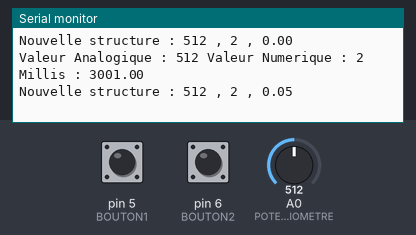
Simulated run of this sketch. Board: Arduino Mega 2560, built with avr-gcc and run on an emulated ATmega2560. Parts: the last lines printed to the serial monitor. The inputs (shaded band) are chosen by the test bench; at power-on: A0 (POTENTIOMETRE) = 512, pin 5 (BOUTON1) HIGH, pin 6 (BOUTON2) HIGH.

Above: at 3.8 s.
3.9 s: A0 (POTENTIOMETRE) set to 716
5.4 s: pin 5 (BOUTON1) driven LOW
At 6.4 s:
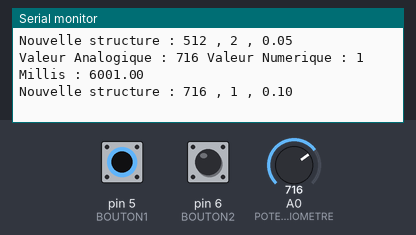
6.9 s: pin 6 (BOUTON2) driven LOW
8.4 s: A0 (POTENTIOMETRE) set to 900
At 9.7 s:
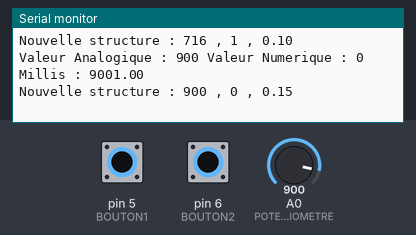
9.9 s: pin 5 (BOUTON1) driven HIGH
11.4 s: pin 6 (BOUTON2) driven HIGH
At 12.07 s:
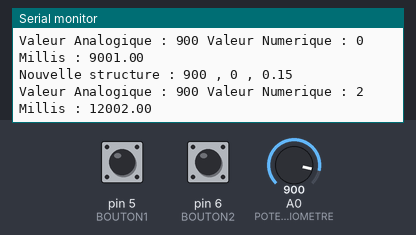
Timing chart, 0 to 13.9 s (numbered marks = the images above; inputs shaded):
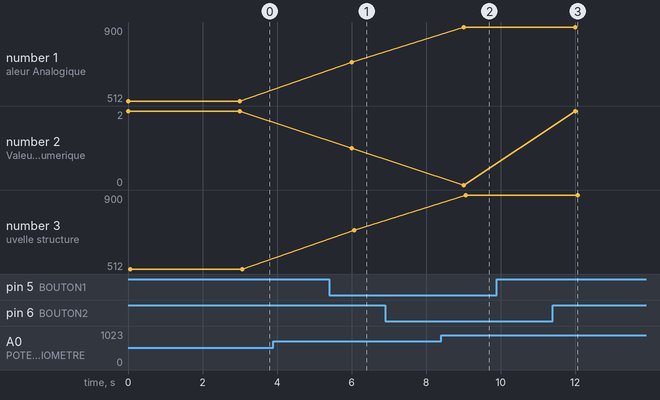

The sketch:

sketch.ino
```cpp
#include <Arduino_FreeRTOS.h>
#include "queue.h"
#include "semphr.h"

#define POTENTIOMETRE A0
#define BOUTON1 5
#define BOUTON2 6

struct valeurCapteurs {
  int analogique;
  int numerique;
  double tempsEnMillisecondes;
};

// Déclaration du semaphore
SemaphoreHandle_t xSerialSemaphore = NULL;

QueueHandle_t PotentiometreQueue; //queue envoyant la donnée de la tâche 1
QueueHandle_t BoutonQueue; //queue envoyant la donnée  de la tâche 2
QueueHandle_t RRQueue; //queue envoyant la donnée de la tâche 3
QueueHandle_t ASQueue; //queue envoyant la donnée  de la tâche 4

void setup() {
  // put your setup code here, to run once:
  Serial.begin(9600); // Initialisation du port série

  while (!Serial);

  if ( xSerialSemaphore == NULL )
  {
    xSerialSemaphore = xSemaphoreCreateMutex();
    if ( ( xSerialSemaphore ) != NULL )
      xSemaphoreGive( ( xSerialSemaphore ) );
  }

  PotentiometreQueue = xQueueCreate(1,sizeof(int));
  BoutonQueue = xQueueCreate(1,sizeof(int));
  RRQueue = xQueueCreate(1,sizeof(valeurCapteurs));
  ASQueue = xQueueCreate(1,sizeof(valeurCapteurs));

  xTaskCreate(Task_Potentiometre,"Valeur_Potentiometre",100,NULL,1,NULL); //première tâche
  xTaskCreate(Task_Bouton,"Valeur_Bouton",100,NULL,1,NULL); //deuxième tâche
  xTaskCreate(Task_RR,"Receveur_Renvoyeur",100,NULL,1,NULL); //troisième tâche
  xTaskCreate(Task_AS,"Afficheur_Serie",100,NULL,1,NULL); //quatrième tâche
  xTaskCreate(Task_AT,"Afficheur_Temps",100,NULL,1,NULL); //cinquième tâche
}

void Task_Potentiometre(void *pvParameters) // tache 1
{
  pinMode(POTENTIOMETRE,INPUT); //broche du potentiomètre en entrée
  int valeur_potentiometre;
  while(1)
  {
    valeur_potentiometre = analogRead(POTENTIOMETRE); //valeur du potentiomètre
    xQueueSend( PotentiometreQueue, &valeur_potentiometre,0 );// on envoie la donnée dans la queue
    vTaskDelay(200);
  }
}

void Task_Bouton(void *pvParameters) // tache 2
{
  pinMode(BOUTON1, INPUT); // broche du bouton 1 en entrée
  pinMode(BOUTON2, INPUT); // broche du bouton 2 en entrée
  int valeur_bouton;
  valeur_bouton =(int)pvParameters;
  while(1)
  {
    valeur_bouton = digitalRead(BOUTON1); // Lecture de l'état du bouton 1
    valeur_bouton = valeur_bouton + digitalRead(BOUTON2); // Lecture de l'état du bouton 2 et ajout du bouton 2
    xQueueSend(BoutonQueue, &valeur_bouton,0 );  // on envoie la donnée dans la queue
    vTaskDelay(200);
  }
}

void Task_RR(void *pvParameters) // tache 3
{
   int val_analog;
   int val_num;
   valeurCapteurs capteur;
   while(1){
    xQueueReceive(PotentiometreQueue, &val_analog, 0);// on reçoit la donnée de la queue PotentiometreQueue
    xQueueReceive(BoutonQueue, &val_num, 0);// on reçoit la donnée de la queue BoutonQueue
    capteur.analogique = val_analog;
    capteur.numerique = val_num;
    capteur.tempsEnMillisecondes = millis();
    xQueueSend(RRQueue, &capteur, 0);// on envoie la donnée dans la queue
    vTaskDelay(200);
  }
}

void Task_AS(void *pvParameters) // tache 4
{
  valeurCapteurs capteur;
  while(1){
    xQueueReceive(RRQueue, &capteur, 0); // on reçoit la donnée de la queue RRQueue
    if ( xSemaphoreTake( xSerialSemaphore, ( TickType_t ) 5 ) == pdTRUE ) //utilise le port série pour afficher le contenu de la queue RRQueue
    {
      Serial.print("Valeur Analogique : ");
      Serial.print(capteur.analogique);
      Serial.print(" Valeur Numerique : ");
      Serial.print(capteur.numerique);
      Serial.print(" Millis : ");
      Serial.print(capteur.tempsEnMillisecondes);
      Serial.print("\n");
      xSemaphoreGive( xSerialSemaphore );
    }
    xQueueSend(ASQueue, &capteur, 0);// on envoie la donnée dans la queue

    vTaskDelay(200);
  }
}

void Task_AT(void *pvParameters) // tache 5
{
 valeurCapteurs capteur;
 valeurCapteurs capteurbis;
  while(1)
  {
    xQueueReceive(ASQueue,&capteur,0);// on reçoit la donnée de la ASQueue
    capteurbis = {capteur.analogique,capteur.numerique,capteur.tempsEnMillisecondes/60000}; //1000*60 donnant une minute
    if ( xSemaphoreTake( xSerialSemaphore, ( TickType_t ) 5 ) == pdTRUE )//utilise le port série pour afficher le contenu de la queue ASQueue
    {
      Serial.print("Nouvelle structure : ");
      Serial.print(capteurbis.analogique);
      Serial.print(" , ");
      Serial.print(capteurbis.numerique);
      Serial.print(" , ");
      Serial.println(capteurbis.tempsEnMillisecondes);
      xSemaphoreGive( xSerialSemaphore );
    }
    vTaskDelay( 200  );
  }
}

void loop() {
  // put your main code here, to run repeatedly:

}
```

Measured:
- after the input at 5.4 s, the serial monitor: prints a new line after 0.60 s (image 1)
- after the input at 8.4 s, the serial monitor: prints a new line after 0.61 s (image 2)
- after the input at 11.4 s, the serial monitor: prints a new line after 0.61 s (image 3)
- plotted number 1: 716 → 900 after the input at 8.4 s
- plotted number 2: 2 → 1 after the input at 5.4 s, 0 → 2 after the input at 11.4 s
- plotted number 3: 716 → 900 after the input at 8.4 s
